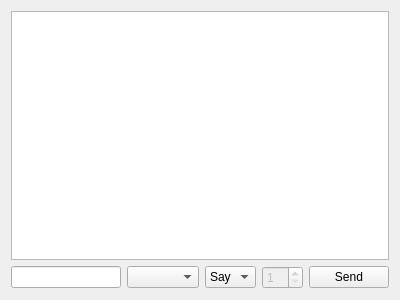
<?xml version="1.0" encoding="UTF-8"?>
<ui version="4.0">
 <class>ChatWidget</class>
 <widget class="QWidget" name="ChatWidget">
  <property name="geometry">
   <rect>
    <x>0</x>
    <y>0</y>
    <width>400</width>
    <height>300</height>
   </rect>
  </property>
  <layout class="QGridLayout" name="gridLayout">
   <item row="0" column="0" colspan="5">
    <widget class="QTextEdit" name="textEdit_ch">
     <property name="readOnly">
      <bool>true</bool>
     </property>
    </widget>
   </item>
   <item row="1" column="0">
    <widget class="QLineEdit" name="lineEdit_ch"/>
   </item>
   <item row="1" column="1">
    <widget class="QComboBox" name="comboBox_ch_target"/>
   </item>
   <item row="1" column="2">
    <widget class="QComboBox" name="comboBox_ch_mode">
     <property name="enabled">
      <bool>true</bool>
     </property>
     <item>
      <property name="text">
       <string>Say</string>
      </property>
     </item>
     <item>
      <property name="text">
       <string>Yell</string>
      </property>
     </item>
    </widget>
   </item>
   <item row="1" column="3">
    <widget class="QSpinBox" name="spinBox_ch_duration">
     <property name="enabled">
      <bool>false</bool>
     </property>
     <property name="minimum">
      <number>1</number>
     </property>
     <property name="maximum">
      <number>60</number>
     </property>
    </widget>
   </item>
   <item row="1" column="4">
    <widget class="QPushButton" name="pushButton_ch_send">
     <property name="text">
      <string>Send</string>
     </property>
    </widget>
   </item>
  </layout>
 </widget>
 <resources/>
 <connections/>
</ui>
